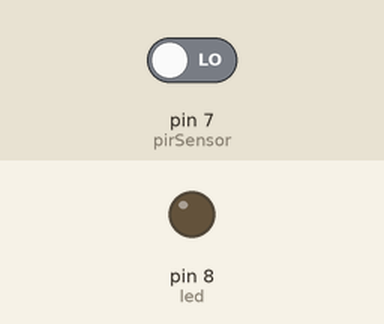
Simulated run of this sketch. Board: Arduino Uno, built with avr-gcc and run on an emulated ATmega328P. On the bench: output pins drawn as LEDs (lit = HIGH). Inputs (shaded band) come from the test bench; at power-on: pin 7 (pirSensor) LOW.

Above: at 1.2 s.
1.3 s: pin 7 (pirSensor) driven HIGH
At 2.5 s:
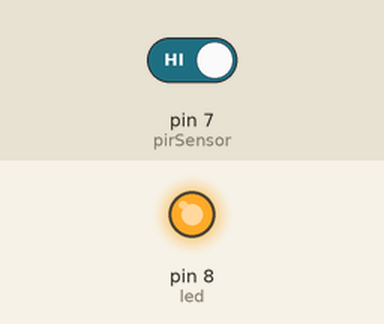
Timing chart, 0 to 4.3 s (numbered marks = the images above; inputs shaded):
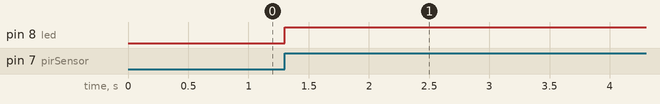

Measured:
- after the input at 1.3 s, pin 8 (led): LOW → HIGH at once

The sketch:

pir_sensor.ino
```cpp
int pirSensor = 7;
int led = 8;

void setup() {
pinMode(pirSensor,INPUT);
pinMode(led,OUTPUT);

// put your setup code here, to run once:

}

void loop() {
int sensorValue = digitalRead(pirSensor);
if (sensorValue == 1)
{
  digitalWrite(led,HIGH);
}// put your main code here, to run repeatedly:

}
```
